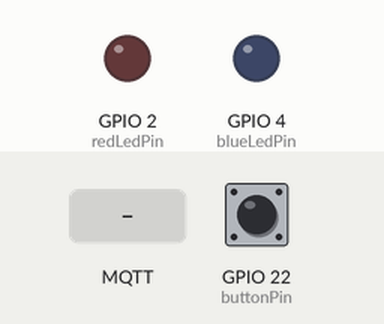
This sketch was run on a simulated ESP32. On the bench: output pins drawn as LEDs (lit = HIGH). The test bench sets the inputs (shaded band); at power-on: GPIO 22 (buttonPin) HIGH. WiFi joins after 1.5 s; servers stay silent unless stated; no MQTT or app messages arrive unless stated; what the sketch prints to the serial monitor is not drawn.

Above: at 3.2 s.
3.3 s: MQTT message "on" arrives on the first subscribed topic
At 4.1 s:
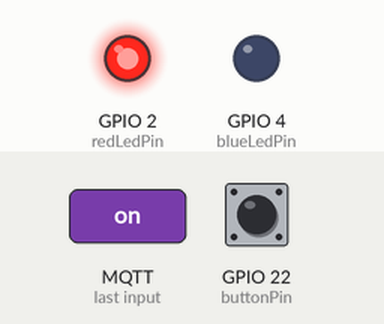
4.8 s: MQTT message "change" arrives on the first subscribed topic
At 5.2 s:
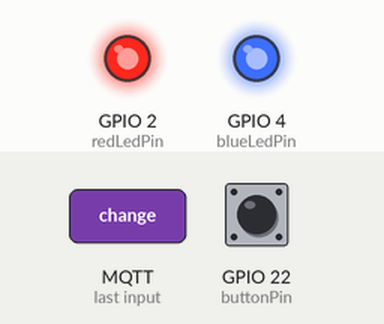
6.3 s: MQTT message "off" arrives on the first subscribed topic
At 7.6 s:
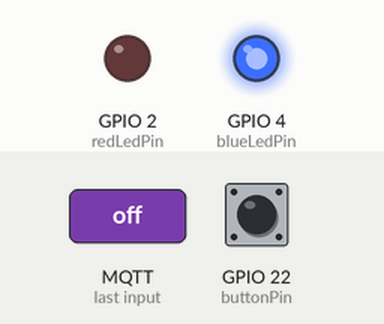
Timing chart, 0 to 9.3 s (numbered marks = the images above; inputs shaded):
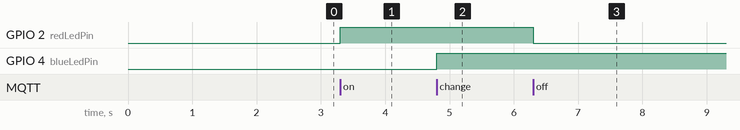

Measured:
- after the input at 3.3 s, GPIO 2 (redLedPin): LOW → HIGH at once
- after the input at 4.8 s, GPIO 4 (blueLedPin): LOW → HIGH at once
- after the input at 6.3 s, GPIO 2 (redLedPin): HIGH → LOW at once

The sketch:

kad12_MQTTpublish.ino
```cpp
#include <WiFi.h>
#include <PubSubClient.h>

// Wi-Fi情報
const char* ssid = "CampusIoT-WiFi"; // Wi-Fi名
const char* password = "0b8b413f2c0fa6aa90e085e9431abbf1fa1b2bd2db0ecf4ae9ce4b2e87da770c"; // Wi-Fiパスワード

// MQTT情報
const char* mqtt_broker = "broker.emqx.io";
const char* topic = "ie2b/led"; // クラス名と指定されたトピック
const char* mqtt_username = "emqx";
const char* mqtt_password = "public";
const int mqtt_port = 1883;

// LEDピン設定
const int redLedPin = 2; // 赤色LEDを接続するGPIOピン番号（例: GPIO2）
const int blueLedPin = 4; // 青色LEDを接続するGPIOピン番号（例: GPIO4）
const int buttonPin = 22;  // タクトスイッチを接続するGPIOピン番号（例: GPIO0）

WiFiClient espClient;
PubSubClient client(espClient);

// 青色LEDの状態を管理
bool blueLedState = false;

// ボタンの押下状態を管理
bool buttonPressed = false;
unsigned long lastDebounceTime = 0;  // 最後にボタンが押された時間
unsigned long debounceDelay = 50;    // デバウンスの遅延（ミリ秒）

void connectToWiFi() {
    Serial.print("Wi-Fi接続中: ");
    WiFi.begin(ssid, password);
    while (WiFi.status() != WL_CONNECTED) {
        Serial.print(".");
        delay(1000);
    }
    Serial.println("\nWi-Fiに接続されました");
    Serial.print("IPアドレス: ");
    Serial.println(WiFi.localIP());
}

void connectToMQTT() {
    client.setServer(mqtt_broker, mqtt_port);
    client.setCallback(callback);

    while (!client.connected()) {
        String client_id = "esp32-client-";
        client_id += String(WiFi.macAddress());
        Serial.printf("クライアント %s がMQTTブローカーに接続中...\n", client_id.c_str());
        if (client.connect(client_id.c_str(), mqtt_username, mqtt_password)) {
            Serial.println("MQTTブローカーに接続しました");

            // トピックを購読
            client.subscribe(topic);
            Serial.printf("トピック '%s' を購読しました\n", topic);

            // 初回メッセージをパブリッシュ
            client.publish(topic, "Hi, I’m IE2B06 ^^");
            Serial.println("接続メッセージを送信しました");
        } else {
            Serial.print("接続失敗、ステータスコード: ");
            Serial.println(client.state());
            Serial.println("2秒後に再接続を試みます...");
            delay(2000);
        }
    }
}

void callback(char* receivedTopic, byte* payload, unsigned int length) {
    Serial.printf("Message arrived in topic: %s\n", receivedTopic);
    Serial.print("Message: ");

    String message;
    for (int i = 0; i < length; i++) {
        Serial.print((char)payload[i]);
        message += (char)payload[i];
    }
    Serial.println();

    // メッセージに応じてLEDを制御
    if (String(receivedTopic) == topic) {
        if (message == "on") {
            digitalWrite(redLedPin, HIGH); // 赤色LED点灯
            Serial.println("赤色LED点灯");
        } else if (message == "off") {
            digitalWrite(redLedPin, LOW); // 赤色LED消灯
            Serial.println("赤色LED消灯");
        } else if (message == "change") {
            // "change" メッセージを受け取ったら青色LEDの状態を切り替える
            blueLedState = !blueLedState; // LEDの状態を反転
            digitalWrite(blueLedPin, blueLedState ? HIGH : LOW); // 青色LEDの状態を変更
            Serial.println(blueLedState ? "青色LED点灯" : "青色LED消灯");
        } else {
            Serial.println("不明なメッセージ");
        }
    } else {
        Serial.println("無視されたトピックからのメッセージです");
    }
}

void setup() {
    // シリアルモニタを開始
    Serial.begin(115200);

    // LEDピンを出力モードに設定
    pinMode(redLedPin, OUTPUT);
    pinMode(blueLedPin, OUTPUT);
    pinMode(buttonPin, INPUT_PULLUP);  // 内部プルアップ抵抗を有効にしてボタンを設定
    digitalWrite(redLedPin, LOW); // 初期状態で赤色LED消灯
    digitalWrite(blueLedPin, LOW); // 初期状態で青色LED消灯

    // Wi-Fi接続
    connectToWiFi();

    // MQTT接続
    connectToMQTT();
}

void loop() {
    // ボタン状態を読み込む
    int buttonState = digitalRead(buttonPin);

    // デバウンス処理
    if (buttonState == LOW) {
        // ボタンが押されている状態
        if (!buttonPressed && (millis() - lastDebounceTime) > debounceDelay) {
            buttonPressed = true;
            lastDebounceTime = millis(); // 最後に押された時間を記録
            client.publish(topic, "change"); // "change"メッセージをパブリッシュ
            Serial.println("changeメッセージを送信しました");
        }
    } else {
        buttonPressed = false;
    }

    // ボタンが押されたかの状態をデバッグ表示
    // if (buttonState == LOW) {
    //     Serial.println("ボタンが押されていません");
    // } else {
    //     Serial.println("ボタンが押されています");
    // }

    // MQTTクライアントのループ処理
    if (!client.connected()) {
        connectToMQTT(); // 接続が切れた場合に再接続
    }
    client.loop();
}
```
